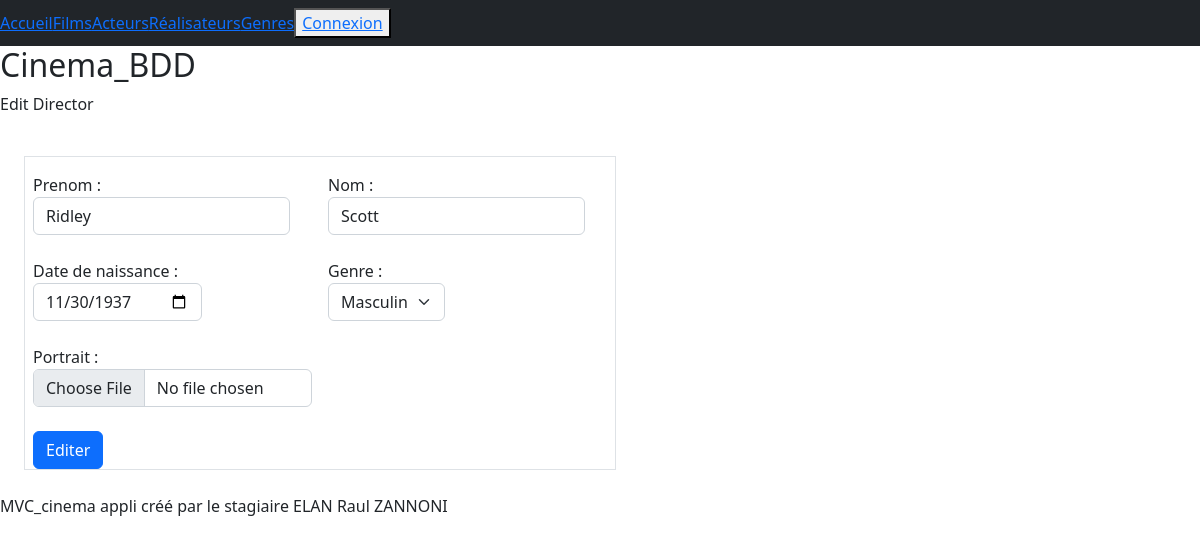
/index.php?action=editDirector&id=2, run on the app's committed database.
### tables this page shows
CREATE TABLE IF NOT EXISTS `director` (
  `id_director` int(11) NOT NULL AUTO_INCREMENT,
  `id_person` int(11) NOT NULL,
  PRIMARY KEY (`id_director`),
  KEY `id_personne` (`id_person`),
  CONSTRAINT `FK_director_person` FOREIGN KEY (`id_person`) REFERENCES `person` (`id_person`)
);

CREATE TABLE IF NOT EXISTS `person` (
  `id_person` int(11) NOT NULL AUTO_INCREMENT,
  `first_name_person` varchar(50) NOT NULL,
  `name_person` varchar(50) NOT NULL,
  `sex_person` varchar(50) NOT NULL,
  `birth_person` date NOT NULL,
  `portrait_person` varchar(100) DEFAULT NULL,
  PRIMARY KEY (`id_person`)
);

### controller/CinemaController.php (called while the page is built, shortened)
<?php
class CinemaController
    {
        public function editDirector($id)
            {
                $pdo = Connect::dbConnect();
                $sql_directorDetail =  "SELECT * FROM person p, director d
                                        WHERE p.id_person = d.id_person
                                        AND d.id_person = :id";
                $db_directorDetail = $pdo->prepare($sql_directorDetail);
                $db_directorDetail->execute(["id" => $id]);
                require "view/directors/editDirector.php";
            }
    }
?>

### view/directors/editDirector.php (the view, shortened to what this page needs)
<?php
$directorDetail = $db_directorDetail->fetch();
?>
<div id="edit Director">
    <h2>Cinema_BDD</h2>
    <p>Edit Director</p>
</div>
<div class="p-2">
    <form class="row w-50 g-3 p-6 m-3 border" action="index.php?action=editDirector&id=<?= $directorDetail["id_person"]; ?>" method="post" enctype="multipart/form-data" autocomplete="off">
        <div class="col-md-6">
            <label for="first_name" class="form-label">Prenom :
                <input type="text" class="form-control" name="first_name" id="first_name" value="<?= $directorDetail["first_name_person"]; ?>">
            </label>
        </div>
        <div class="col-md-6">
            <label for="name" class="form-label">Nom :
                <input type="text" class="form-control" name="name" id="name" value="<?= $directorDetail["name_person"]; ?>">
            </label>
        </div>
        <div class="col-md-6">
            <label for="birth" class="form-label">Date de naissance :
                <input type="date" class="form-control" name="birth" id="birth" value="<?= $directorDetail["birth_person"]; ?>">
            </label>
        </div>
        <div class="col-md-6">
            <label for="sexe" class="form-label">Genre :
                <select class="form-select" name="sexe" id="sexe">
                    <?php
                        switch($directorDetail["sex_person"])
                            {
                                case "Masculin":
                                    echo    "<option value='Masculin' selected>Masculin</option>
                                            <option value='Feminin'>Feminin</option>
                                            <option value='Autre'>Autre</option>";
                                    break;
                            }
                    ?>
                </select>
            </label>
        </div>
        <div class="col-md-6">
            <label for="portrait" class="form-label">Portrait :
                <input type="file" class="form-control" name="portrait" id="portrait">
            </label>
        </div>
        <div class="col-12">
            <button type="submit" name="submit" class="btn btn-primary">Editer</button>
        </div>
    </form>
</div>
</div>
<?php
require "view/template.php";
?>

### data on the page
director: first_name "Ridley", name "Scott", birth "11/30/1937"
person: sexe "Masculin"
